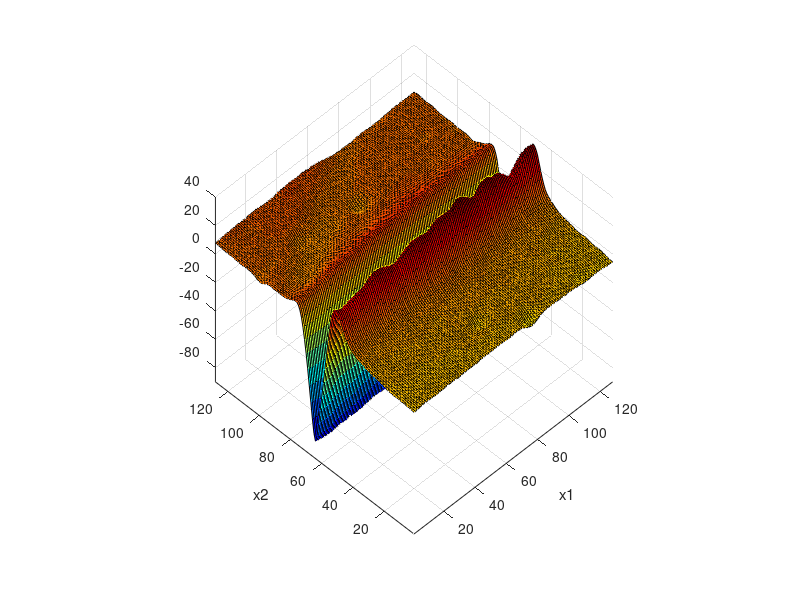
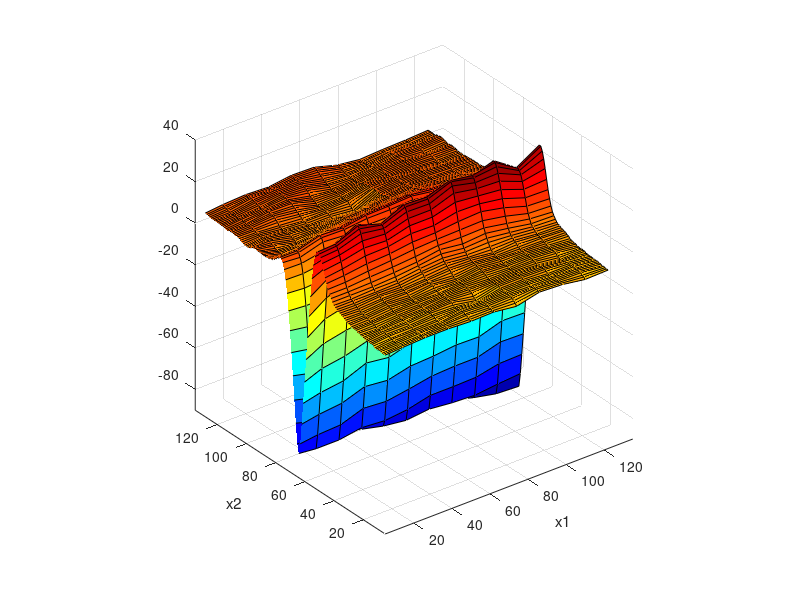
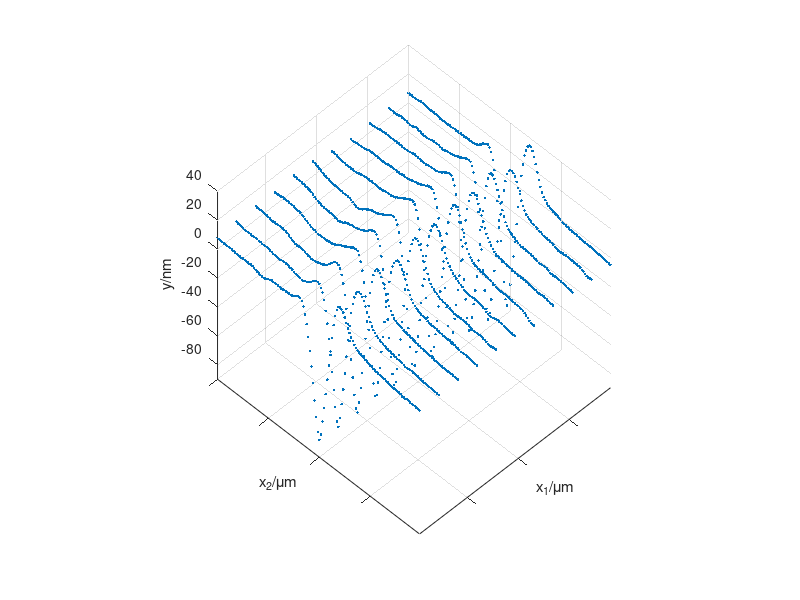

The MATLAB source for these figures, in order: (Note: this script raises an error after producing the figures.)
% isotropic/unisotropic undersampling
% combine delaunayTriangulation interpolation and GPR
% zhouweiyan 20181027
% done
clear
% close all
clc
opt='GP';
% opt='DT';
load groove1.mat
figure
surf(groove);colormap(jet)
% view([0 -90])
axis equal
xlim([1,128]);ylim([1,128]);zlim([-90,40]);
xlabel('x1');ylabel('x2');view(-45,50)

%% data preparation
% train set
x1_train=2:12:128; x2_train=1:128;
[X1_train,X2_train]=meshgrid(x1_train,x2_train);
X_train=[X1_train(:),X2_train(:)];
y_train=groove(x2_train,x1_train);
y_train=y_train(:);
figure
surf(X1_train,X2_train,reshape(y_train,length(x2_train),length(x1_train)));colormap(jet)
axis equal
xlabel('x1');ylabel('x2');zlim([-90,40]);

% test set
x1_test=min(x1_train):max(x1_train);x2_test=min(x2_train):max(x2_train);
[X1_test,X2_test]=meshgrid(x1_test,x2_test);
X_test=[X1_test(:),X2_test(:)];
y_test_ideal=groove(x2_test,x1_test);

%%
figure
f=plot3(X1_train(:),X2_train(:),y_train(:),'.');
grid on
axis equal
xlim([min(x1_train),max(x1_train)]);ylim([min(x2_train),max(x2_train)]);zlim([-90,40]);
xlabel('x_1/\mum');ylabel('x_2/\mum');zlabel('y/nm');
% view(3)
view(-45,50)
x_label=cell(1,length(0:32:128));
for i=1:length(0:32:128)
    x_label{i}=32*(i-1)/128*2;
end
set(gca,'xtick',0:32:128);
set(gca,'xticklabel',x_label);
set(gca,'ytick',0:32:128);
set(gca,'yticklabel',x_label);
tightfig
set_fig_units_cm(10,10)
%% GP regression/DT linear interplotation
switch opt
    case 'GP'
        meanfunc=[];hyp.mean=[];
        % mask=[1,0];
        covfunc={'covSEard'};hyp.cov=log([10;10;20]);
        % covfunc={'covMask',{mask,{'covSEiso'}}};hyp.cov=log([2;40]);  %log([ell;sf])
        likfunc='likGauss';hyp.lik=log(0.1);    % log(sn)
        hyp=minimize(hyp,@gp,-80,@infGaussLik,meanfunc,covfunc,likfunc,X_train,y_train);
        [m,s2]=gp(hyp,@infGaussLik,meanfunc,covfunc,likfunc,X_train,y_train,X_test);
    case 'DT'
        P=X_train;
        DT=delaunayTriangulation(P);
        % triplot(DT)
        V=y_train;
        Pq=X_test;
        [ti,bc]=pointLocation(DT,Pq);
        triVals=V(DT(ti,:));
        Vq=dot(bc',triVals')';
        m=Vq;
end
%%
figure
surf(X1_test,X2_test,reshape(m,length(x2_test),length(x1_test)),'FaceLighting','phong')
colormap(jet)
axis equal
xlim([min(x1_train),max(x1_train)]);ylim([min(x2_train),max(x2_train)]);zlim([-90,40]);
xlabel('x_1/\mum');ylabel('x_2/\mum');zlabel('y/nm');
% view(3)
view(-45,50)
x_label=cell(1,length(0:32:128));
for i=1:length(0:32:128)
    x_label{i}=32*(i-1)/128*2;
end
set(gca,'xtick',0:32:128);
set(gca,'xticklabel',x_label);
set(gca,'ytick',0:32:128);
set(gca,'yticklabel',x_label);
tightfig
set_fig_units_cm(10,10)
%% Error analysis
range=max(groove(:))-min(groove(:));
% NRMSD=sqrt(sum(m-y_test_ideal(:)).^2)/range
% max(m-y_test_ideal(:))

m_a=reshape(m,length(x2_test),length(x1_test));
% m_a=m_a(1:256,4:252);y_test_ideal_a=y_test_ideal(1:256,4:252);    % cut
% the boundary of x1

NRMSD=sqrt(sum((m_a(:)-y_test_ideal(:)).^2))/range
max(abs(m_a(:)-y_test_ideal(:)))
PSNR=max(y_test_ideal(:))*sqrt(length(x1_test)*length(x2_test))/sqrt(sum((m_a(:)-y_test_ideal(:)).^2))
PSNR=20*log(PSNR)/log(10)
%%
figure
surf(y_test_ideal-m_a,'EdgeColor','none','LineStyle','none','FaceLighting','phong');   % surf(y_test_ideal_a-m_a,'FaceAlpha',0.1); 
zlim([-90,40]);
axis equal
colormap(jet)
view([-90 90])
axis tight
xlabel('x_1/\mum');ylabel('x_2/\mum');
x_label=cell(1,length(0:32:128));
y_label=cell(1,length(0:32:128));
for i=1:length(0:32:128)
    x_label{i}=32*(i-1)/128*2;
end
for i=1:length(0:32:128)
    y_label{length(0:32:128)+1-i}=32*(i-1)/128*2;
end
set(gca,'xtick',0:32:128);
set(gca,'xticklabel',x_label);
set(gca,'ytick',0:32:128);
set(gca,'yticklabel',y_label);
% tightfig

% caxis([-10,10])
caxis([-5,5])
colorbar('eastoutside')
% set(gca,'CLim',[-10,10])
